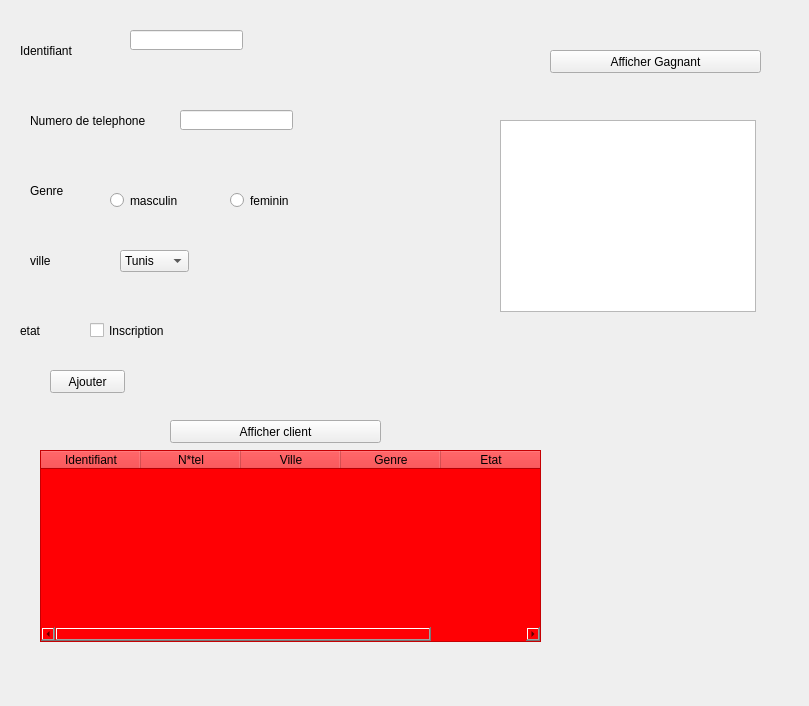
<?xml version="1.0" encoding="UTF-8"?>
<ui version="4.0">
 <class>Form</class>
 <widget class="QWidget" name="Form">
  <property name="geometry">
   <rect>
    <x>0</x>
    <y>0</y>
    <width>809</width>
    <height>706</height>
   </rect>
  </property>
  <property name="windowTitle">
   <string>Form</string>
  </property>
  <widget class="QLabel" name="label">
   <property name="geometry">
    <rect>
     <x>20</x>
     <y>30</y>
     <width>121</width>
     <height>41</height>
    </rect>
   </property>
   <property name="text">
    <string>Identifiant </string>
   </property>
  </widget>
  <widget class="QLabel" name="label_2">
   <property name="geometry">
    <rect>
     <x>30</x>
     <y>100</y>
     <width>121</width>
     <height>41</height>
    </rect>
   </property>
   <property name="text">
    <string>Numero de telephone</string>
   </property>
  </widget>
  <widget class="QLabel" name="label_3">
   <property name="geometry">
    <rect>
     <x>30</x>
     <y>170</y>
     <width>121</width>
     <height>41</height>
    </rect>
   </property>
   <property name="text">
    <string>Genre</string>
   </property>
  </widget>
  <widget class="QLabel" name="label_4">
   <property name="geometry">
    <rect>
     <x>30</x>
     <y>240</y>
     <width>121</width>
     <height>41</height>
    </rect>
   </property>
   <property name="text">
    <string>ville</string>
   </property>
  </widget>
  <widget class="QLabel" name="label_5">
   <property name="geometry">
    <rect>
     <x>20</x>
     <y>310</y>
     <width>131</width>
     <height>41</height>
    </rect>
   </property>
   <property name="text">
    <string>etat</string>
   </property>
  </widget>
  <widget class="QLineEdit" name="L1">
   <property name="geometry">
    <rect>
     <x>130</x>
     <y>30</y>
     <width>113</width>
     <height>20</height>
    </rect>
   </property>
  </widget>
  <widget class="QLineEdit" name="L2">
   <property name="geometry">
    <rect>
     <x>180</x>
     <y>110</y>
     <width>113</width>
     <height>20</height>
    </rect>
   </property>
  </widget>
  <widget class="QRadioButton" name="R1">
   <property name="geometry">
    <rect>
     <x>110</x>
     <y>190</y>
     <width>101</width>
     <height>21</height>
    </rect>
   </property>
   <property name="text">
    <string>masculin</string>
   </property>
  </widget>
  <widget class="QRadioButton" name="R2">
   <property name="geometry">
    <rect>
     <x>230</x>
     <y>190</y>
     <width>101</width>
     <height>21</height>
    </rect>
   </property>
   <property name="text">
    <string>feminin</string>
   </property>
  </widget>
  <widget class="QComboBox" name="C">
   <property name="geometry">
    <rect>
     <x>120</x>
     <y>250</y>
     <width>69</width>
     <height>22</height>
    </rect>
   </property>
   <item>
    <property name="text">
     <string>Tunis</string>
    </property>
   </item>
   <item>
    <property name="text">
     <string>Beja</string>
    </property>
   </item>
   <item>
    <property name="text">
     <string>Gafsa</string>
    </property>
   </item>
  </widget>
  <widget class="QCheckBox" name="chh">
   <property name="geometry">
    <rect>
     <x>90</x>
     <y>320</y>
     <width>81</width>
     <height>21</height>
    </rect>
   </property>
   <property name="text">
    <string>Inscription</string>
   </property>
  </widget>
  <widget class="QTableWidget" name="T">
   <property name="geometry">
    <rect>
     <x>40</x>
     <y>450</y>
     <width>501</width>
     <height>192</height>
    </rect>
   </property>
   <property name="styleSheet">
    <string notr="true">background-color: rgb(255, 0, 4);</string>
   </property>
   <column>
    <property name="text">
     <string>Identifiant</string>
    </property>
   </column>
   <column>
    <property name="text">
     <string>N*tel</string>
    </property>
   </column>
   <column>
    <property name="text">
     <string>Ville</string>
    </property>
   </column>
   <column>
    <property name="text">
     <string>Genre</string>
    </property>
   </column>
   <column>
    <property name="text">
     <string>Etat</string>
    </property>
   </column>
  </widget>
  <widget class="QPushButton" name="B1">
   <property name="geometry">
    <rect>
     <x>50</x>
     <y>370</y>
     <width>75</width>
     <height>23</height>
    </rect>
   </property>
   <property name="text">
    <string>Ajouter</string>
   </property>
  </widget>
  <widget class="QPushButton" name="B2">
   <property name="geometry">
    <rect>
     <x>170</x>
     <y>420</y>
     <width>211</width>
     <height>23</height>
    </rect>
   </property>
   <property name="text">
    <string>Afficher client</string>
   </property>
  </widget>
  <widget class="QPushButton" name="B3">
   <property name="geometry">
    <rect>
     <x>550</x>
     <y>50</y>
     <width>211</width>
     <height>23</height>
    </rect>
   </property>
   <property name="text">
    <string>Afficher Gagnant</string>
   </property>
  </widget>
  <widget class="QListWidget" name="Li">
   <property name="geometry">
    <rect>
     <x>500</x>
     <y>120</y>
     <width>256</width>
     <height>192</height>
    </rect>
   </property>
  </widget>
 </widget>
 <resources/>
 <connections/>
</ui>
